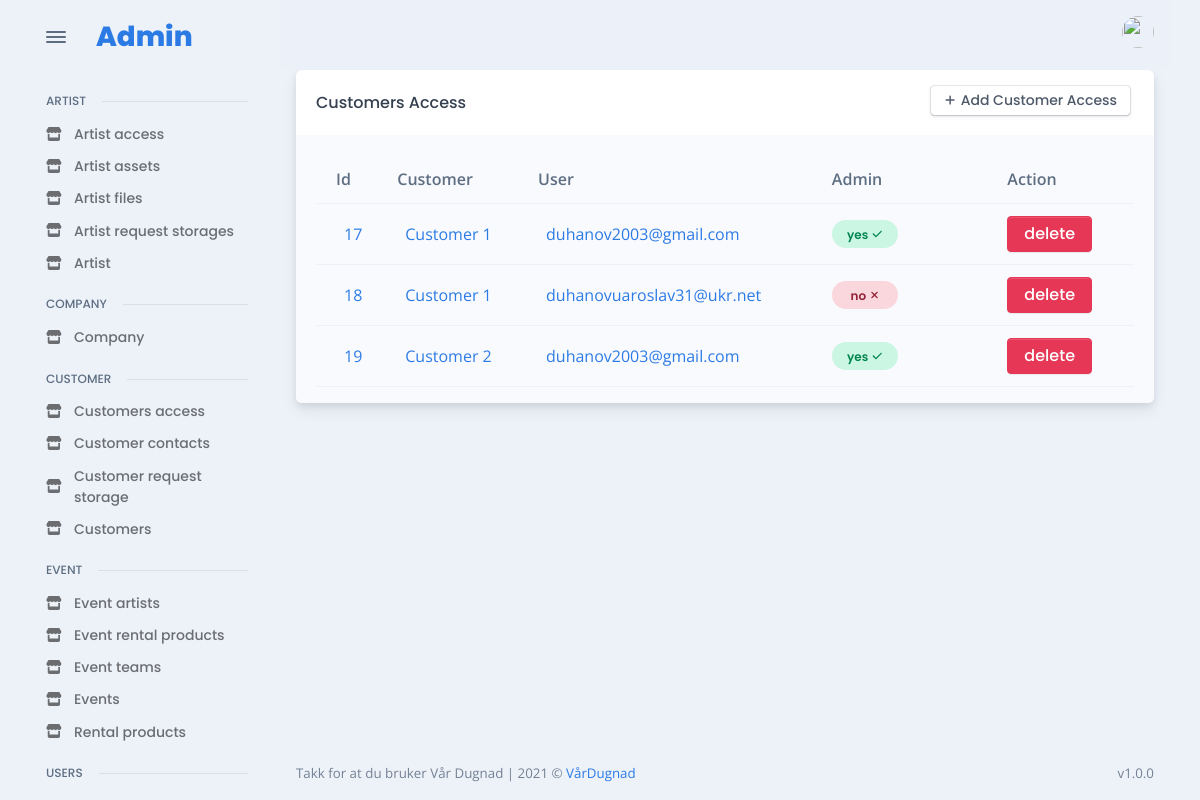
Before: /en/admin_site/customer/all_customer_access/ (signed in) with the older database file.
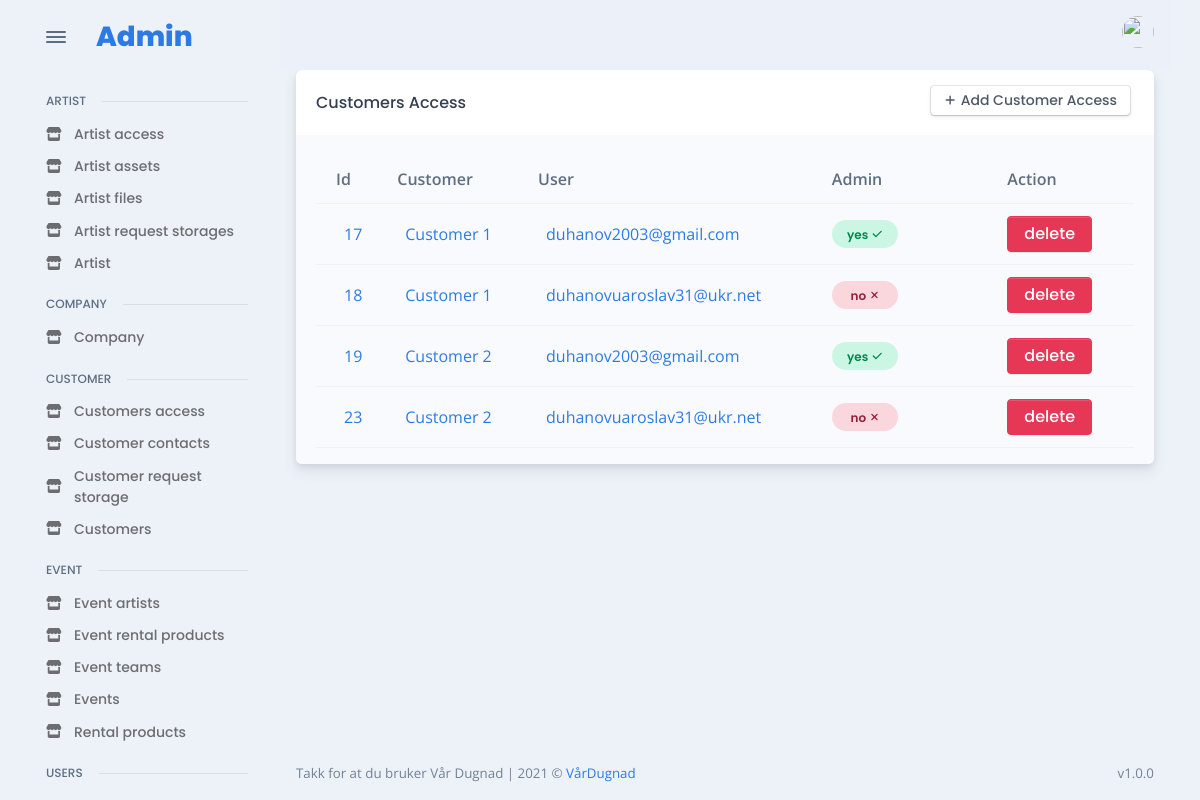
After: the same page with the newer database file.
### customer/models.py (models this page shows, shortened)
class CustomerAccess(models.Model):
    customer = models.ForeignKey(
        Customer, verbose_name="customer_access", on_delete=models.CASCADE
    )
    access = models.ForeignKey(
        User, verbose_name=("access"), on_delete=models.CASCADE, null=True
    )
    admin = models.BooleanField(default=False)
    class Meta:
        unique_together = (
            "customer",
            "access",
        )

class Customer(models.Model):
    organization_number = models.CharField(
        "Organization number", max_length=255, unique=True
    )
    name = models.CharField("Name", max_length=255, unique=True)
    address = models.CharField("Address", max_length=255)
    zip_code = models.CharField("Zip Code", max_length=255)
    city = models.CharField("City", max_length=255)
    active = models.BooleanField(default=True)

### users/models.py (models this page shows, shortened)
class User(AbstractBaseUser):
    email = models.EmailField(max_length=255, unique=True)
    first_name = models.CharField(max_length=255)
    last_name = models.CharField(max_length=255)
    picture = models.ImageField(upload_to="images/users", blank=True)
    phone = models.CharField(max_length=50, blank=True)
    driver_licens_classes = models.CharField(max_length=50, blank=True)
    birthdate = models.DateField(null=True, blank=True)
    last_login = models.DateTimeField(auto_now_add=True)
    is_active = models.BooleanField(default=True)  # can login
    staff = models.BooleanField(default=False)  # can login
    admin = models.BooleanField(default=False)  # can login
    USERNAME_FIELD = "email"
    REQUIRED_FIELDS = ["first_name", "last_name"]
    objects = UserManager()

### admin_app/admin_customer/views.py (the view)
# urls.py: path("all_customer_access/", CustomerAccesstListView.as_view(), name="admin_get_all_customer_access"),
class CustomerAccesstListView(LoginRequiredMixin, ListView):
    model = CustomerAccess
    template_name = "admin/pages/customer/access/all.html"
    context_object_name = "access"

### templates/admin/pages/customer/access/all.html (shortened to what this page needs)
{% extends 'base/admin_base.html' %}
{% load static %}
{% load widget_tweaks %}
{% block content %}
<div class="card">
  <div class="card-header">
    <div class="row flex-between-center">
      <div class="col-4 col-sm-auto d-flex align-items-center pe-0">
        <h5 class="fs-0 mb-0 text-nowrap py-2 py-xl-0">Customers Access</h5>
      </div>
      <div class="col-8 col-sm-auto text-end ps-2">
        <a href="{% url 'admin_add_new_customer_access' %}" class="btn btn-falcon-default btn-sm me-1 mb-1">
          <span class="fas fa-plus me-1" data-fa-transform="shrink-3"></span>Add Customer Access
        </a>
      </div>
    </div>
  </div>
  <div class="card-body bg-light pb-0">
    <div class="table-responsive scrollbar">
      {% if access|length %}
      <table class="table table-hover table-striped overflow-hidden">
        <thead>
          <tr>
            <th scope="col">Id</th>
            <th scope="col">Customer</th>
            <th scope="col"> User</th>
            <th scope="col">Admin</th>
            <th></th>
            <th></th>
            <th></th>
            <th scope="col">Action</th>
          </tr>
        </thead>
        <tbody>
          {% for ac in access %}
          <tr class="align-middle">
            <td class="text-nowrap">
              <div class="d-flex align-items-center">
                <div class="ms-2"><a href="{% url 'admin_change_details_customer_access' ac.id %}">{{ac.id}}</a></div>
              </div>
            </td>
            <td class="text-nowrap">
              <div class="d-flex align-items-center">
                <div class="ms-2"><a href="{% url 'admin_change_details_customer' ac.customer.id %}">{{ac.customer.name}}</a></div>
              </div>
            </td>
            <td class="text-nowrap">
              <div class="d-flex align-items-center">
                <div class="ms-2"><a href="{% url 'admin_change_details_user' ac.access.id %}">{{ac.access.email}}</a></div>
              </div>
            </td>
            {% if ac.admin %}
            <td><span class="badge badge rounded-pill d-block p-2 badge-soft-success">yes<span class="ms-1 fas fa-check" data-fa-transform="shrink-2"></span></span></td>
            {% else %}
            <td><span class="badge badge rounded-pill d-block p-2 badge-soft-danger">no<span class="ms-1 fas fa-times" data-fa-transform="shrink-2"></span></span></td>
            {% endif %}
            <th></th>
            <th></th>
            <th></th>
            <td><a class="btn btn-danger"  href="{% url 'admin_delete_customer_access' ac.id %}">delete</a></tr>
          {% endfor %}
        </tbody>
      </table>
      {% else %}
          <p>There is no artist access yet, try to add some</p>
      {% endif %}
    </div>
  </div>
  </div>
{% endblock %}

Changed rows visible on the page:
added CustomerAccess: id "23", customer.name "Customer 2", access.email "duhanovuaroslav31@ukr.net", admin "no"
